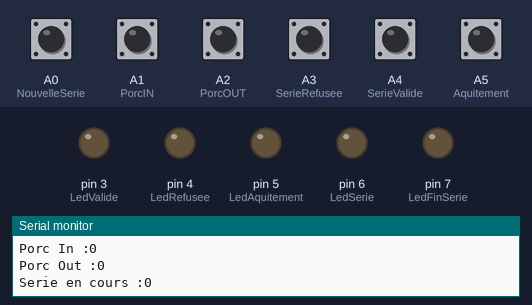
Bench run of a sketch on a simulated Arduino Uno, built with avr-gcc and run on an emulated ATmega328P. On the bench: output pins drawn as LEDs (lit = HIGH), the last lines printed to the serial monitor. The inputs (shaded band) are chosen by the test bench; at power-on: A0 (NouvelleSerie), A1 (PorcIN), A2 (PorcOUT), A3 (SerieRefusee), A4 (SerieValide), A5 (Aquitement) HIGH.

Above: at 1.2 s.
1.3 s: A0 (NouvelleSerie) pulled LOW for 0.15 s
At 2.3 s:
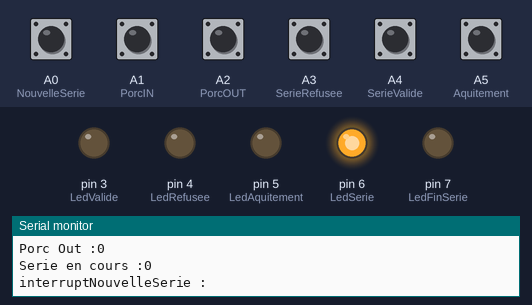
2.9 s: A3 (SerieRefusee) pulled LOW for 0.15 s
At 3.5 s:
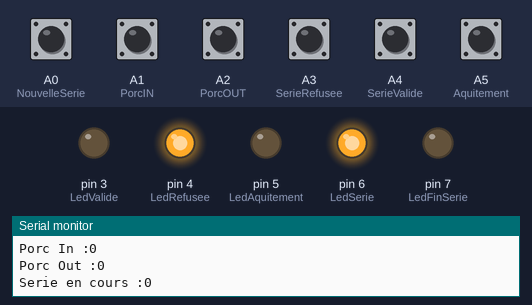
4.5 s: A4 (SerieValide) pulled LOW for 0.15 s
At 4.8 s:
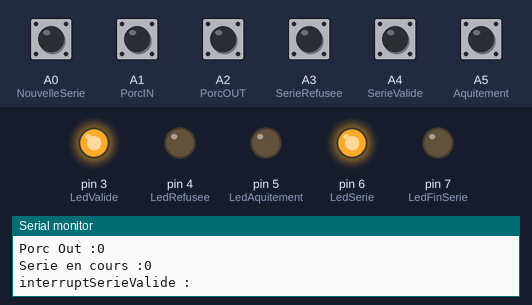
9.3 s: A5 (Aquitement) pulled LOW for 0.15 s
At 9.6 s:
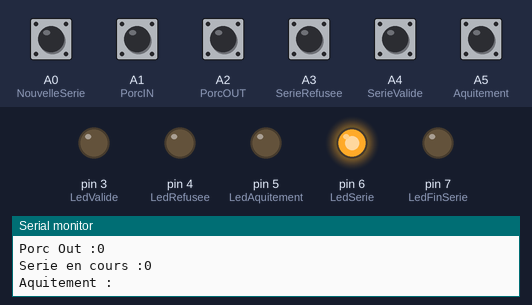
Timing chart, 0 to 11.9 s (numbered marks = the images above; inputs shaded):
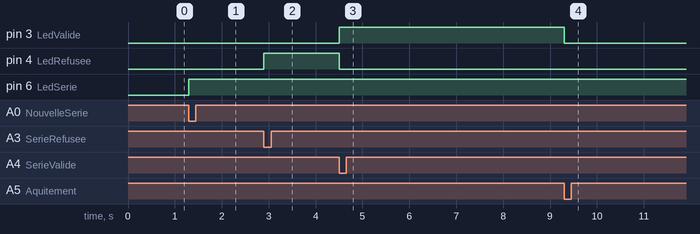

Measured:
- after the input at 1.3 s, pin 6 (LedSerie): LOW → HIGH at once
- after the input at 2.9 s, pin 4 (LedRefusee): LOW → HIGH at once
- after the input at 4.5 s, pin 3 (LedValide): LOW → HIGH at once; pin 4 (LedRefusee): HIGH → LOW at once
- after the input at 9.3 s, pin 3 (LedValide): HIGH → LOW at once

The sketch:

main.ino
```cpp
#include <PinChangeInt.h>
#include "PigListCol.h"
//#include <SPI.h>
//#include <SD.h>
//#include <Wire.h>
#include <RTClib.h>

// RTC_DS1307 rtc;
//DateTime now = rtc.now();

//const int chipSelect = 10;
//const String nameFile = "AB_Sang.csv";
//File fichier;*/

const PigListCol* pigListCol = new PigListCol();

const byte NouvelleSerie = A0;
const byte SerieValide = A4;
const byte SerieRefusee = A3;
const byte PorcIN = A1;
const byte PorcOUT = A2;
const byte Aquitement = A5;
const byte LedValide = 3;
const byte LedRefusee = 4;
const byte LedAquitement = 5;
const byte LedSerie = 6;
const byte LedFinSerie = 7;

byte comptageNouvelleSerie = 0;
byte comptagePorcIN = 0;
byte comptagePorcOUT = 0;

const unsigned long dureeAntiRebond = 50;

void interruptNouvelleSerie()
{
  Serial.println("interruptNouvelleSerie :");
  digitalWrite(LedSerie, HIGH);
  static unsigned long dateDernierChangement = 0;

  unsigned long date = millis();
  if ((date - dateDernierChangement) > dureeAntiRebond) {
    comptageNouvelleSerie++;
    pigListCol->createNewPigList(comptageNouvelleSerie);
    dateDernierChangement = date;
  }
}

void interruptPorcIN()
{
  Serial.println("interruptPorcIN :");
  static unsigned long dateDernierChangement = 0;

  unsigned long date = millis();
  if ((date - dateDernierChangement) > dureeAntiRebond) {
    comptagePorcIN++;
    pigListCol->getActivePigList(comptageNouvelleSerie).addPigIn();
    dateDernierChangement = date;
  }
}

void interruptPorcOUT()
{

  Serial.println("interruptPorcOUT :");
  static unsigned long dateDernierChangement = 0;

  unsigned long date = millis();
  if ((date - dateDernierChangement) > dureeAntiRebond) {
    comptagePorcOUT++;
    pigListCol->getActivePigList(comptageNouvelleSerie).addPigOut();
    dateDernierChangement = date;
  }
}

void interruptSerieValide()
{
  Serial.println("interruptSerieValide :");
  static unsigned long dateDernierChangement = 0;

  unsigned long date = millis();
  if ((date - dateDernierChangement) > dureeAntiRebond) {
    digitalWrite(LedValide, HIGH);
    digitalWrite(LedRefusee, LOW);
    dateDernierChangement = date;
  }
}

void interruptSerieRefusee()
{
  Serial.println("interruptSerieRefusee :");
  static unsigned long dateDernierChangement = 0;

  unsigned long date = millis();
  if ((date - dateDernierChangement) > dureeAntiRebond) {
    digitalWrite(LedValide, LOW);
    digitalWrite(LedRefusee, HIGH);
    dateDernierChangement = date;
  }
}
void interruptAquitement()
{
  Serial.println("Aquitement :");
  static unsigned long dateDernierChangement = 0;

  unsigned long date = millis();
  if ((date - dateDernierChangement) > dureeAntiRebond) {
    digitalWrite(LedValide, LOW);
    digitalWrite(LedRefusee, LOW);
    dateDernierChangement = date;
  }
}

void setup()
{
  /*rtc.begin();
    if (! rtc.isrunning()) {
    rtc.adjust(DateTime(__DATE__, __TIME__));
  }
  DateTime now = rtc.now();*/

  Serial.begin(9600);

  pinMode(NouvelleSerie, INPUT_PULLUP);
  pinMode(PorcIN, INPUT_PULLUP);
  pinMode(PorcOUT, INPUT_PULLUP);
  pinMode(SerieValide, INPUT_PULLUP);
  pinMode(SerieRefusee, INPUT_PULLUP);
  pinMode(Aquitement, INPUT_PULLUP);
  pinMode(LedValide, OUTPUT);
  pinMode(LedRefusee, OUTPUT);
  pinMode(LedAquitement, OUTPUT);
  pinMode(LedSerie, OUTPUT);
  pinMode(LedFinSerie, OUTPUT);

  PCintPort::attachInterrupt(NouvelleSerie, interruptNouvelleSerie, FALLING);
  PCintPort::attachInterrupt(PorcIN, interruptPorcIN, FALLING);
  PCintPort::attachInterrupt(PorcOUT, interruptPorcOUT, FALLING);
  PCintPort::attachInterrupt(SerieValide, interruptSerieValide, FALLING);
  PCintPort::attachInterrupt(SerieRefusee, interruptSerieRefusee, FALLING);
  PCintPort::attachInterrupt(Aquitement, interruptAquitement, FALLING);

  digitalWrite(LedValide, LOW);
  digitalWrite(LedRefusee, LOW);
  digitalWrite(LedAquitement, LOW);
  digitalWrite(LedSerie, LOW);

}

void loop()
{
  /*Serial.print(now.day(), DEC);
  Serial.print('/');
  Serial.print(now.month(), DEC);
  Serial.print('/');
  Serial.print(now.year(), DEC);
  Serial.print(' ');
  Serial.print(now.hour(), DEC);
  Serial.print(':');
  Serial.print(now.minute(), DEC);
  Serial.print(':');
  Serial.print(now.second(), DEC);
  Serial.println();*/

  Serial.print("Serie :");
  Serial.println(comptageNouvelleSerie);

  Serial.print("Porc In :");
  Serial.println(comptagePorcIN);

  Serial.print("Porc Out :");
  Serial.println(comptagePorcOUT);

  Serial.print("Serie en cours :");
  Serial.println(comptagePorcIN-comptagePorcOUT);

  delay(3000);

}
```

PigListCol.cpp
```cpp
#include "PigListCol.h"

PigListCol::PigListCol(){

}

PigList PigListCol::getActivePigList(byte nr){
    return this->allPigLists[nr];
}

void PigListCol::createNewPigList(byte nr){
    this->allPigLists[nr].setSerieNumber(nr);
}
```

PigListCol.h
```cpp
#ifndef PIGLISTCOL_H
#define PIGLISTCOL_H

#include "pigList.h";

#include <Arduino.h>

class PigListCol {
    private:
        PigList allPigLists[11];
    public:
    PigListCol();

    PigList getActivePigList(byte nr);

    void createNewPigList(byte nr);
};

#endif
```

pigList.cpp
```cpp
#include "pigList.h";

PigList::PigList() {}

PigList::PigList(byte nr) {
    this->serieNumber = nr;
}

void PigList::addPigIn(){
    this->pigCpIn = this->pigCpIn +1;
}

void PigList::addPigOut(){
    this->pigCpOut = this->pigCpOut +1;
}

void PigList::setSerieNumber(byte nr){
  this->serieNumber = nr;
}
```

pigList.h
```cpp
#ifndef PIGLIST_H
#define PIGLIST_H

#include <Arduino.h>

class PigList {
    private:
        byte serieNumber;
        byte pigCpOut;
        byte pigCpIn;
    public:
    PigList(byte serieNumber);
    PigList();

    void setSerieNumber(byte serieNumber);
    void addPigIn();
    void addPigOut();

    bool isThisTheLastPig();

};

#endif
```
